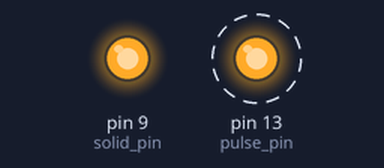
Simulated run of this sketch. Board: Arduino Uno, built with avr-gcc and run on an emulated ATmega328P. On the bench: output pins drawn as LEDs (lit = HIGH). Dashed ring = blinking.

Above: at 0.5 s.
Timing chart, 0 to 3.0 s (numbered marks = the images above):
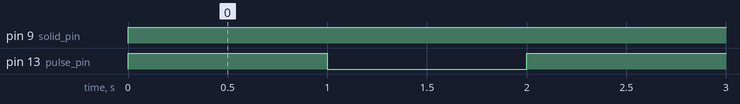

The sketch:

test.ino
```cpp
int pulse_pin = 13;
int solid_pin = 9;
void setup() {
  // put your setup code here, to run once:
  pinMode(pulse_pin, OUTPUT);
  pinMode(solid_pin, OUTPUT);
  Serial.begin(9600);
}

void loop() {
  // put your main code here, to run repeatedly:
  digitalWrite(solid_pin, HIGH);
  digitalWrite(pulse_pin, HIGH);
  delay(1000);
  digitalWrite(pulse_pin, LOW);
  delay(1000);
}
```

Measured:
- by itself, pin 9 (solid_pin): LOW → HIGH at 0.00 s
- by itself, pin 13 (pulse_pin): alternates HIGH for 1.0 s and LOW for 1.0 s
